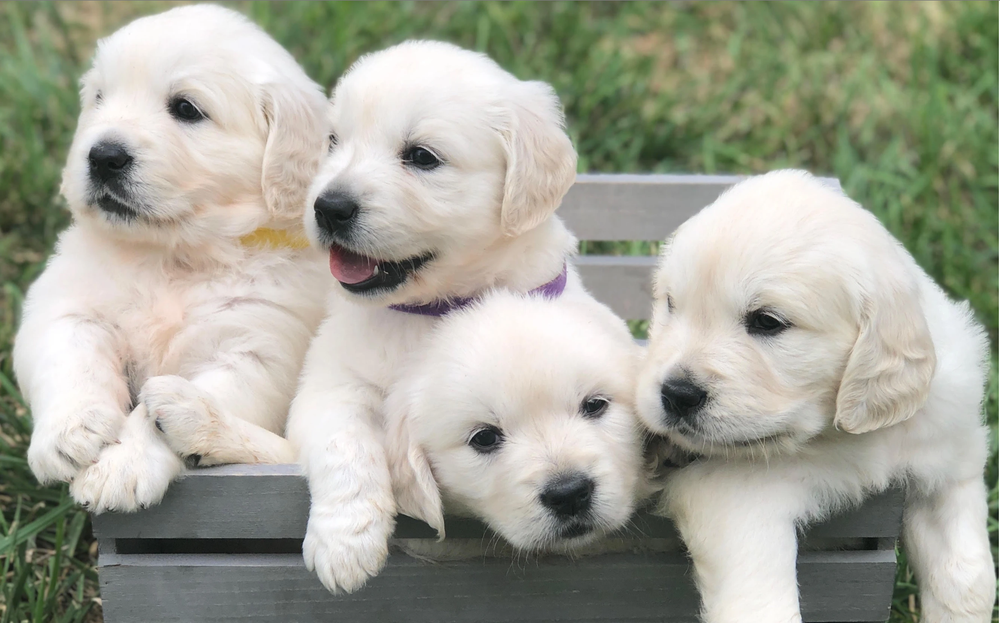
#> input picture assignment_2/englishcreams.png, 1000 x 623 px, shrunk from 1782 x 1110 before the run
$ python reshaping.py
#> lines starting #> are read from the running program, lines starting #| are printed output that depends on the picture
import numpy as np
import matplotlib.pyplot as plt
# import cv2 # doesn't work
from PIL import Image

img = Image.open("englishcreams.png")
#> img is the input picture: PIL image 1000x623 RGBA; mean R, G, B, A 163.7, 164.8, 151.7, 255
pic = np.array(img)
pic = np.delete(pic, 3, axis=2)
# height, width, channels (rgba)

height, width, channels = pic.shape
#> height = 623; width = 1000; channels = 3
print(f'before transpose {pic[:2]} \n shape is {pic.shape} \n \n')
#> (printed output is left out)

# desired shape: channels, height, width

pic_T1 = np.transpose(pic, (2, 0, 1))
print(f'after transpose {pic_T1[:2]} \n shape is {pic_T1.shape}')
#> (printed output is left out)
plt.imshow(pic_T1[1])
plt.show()
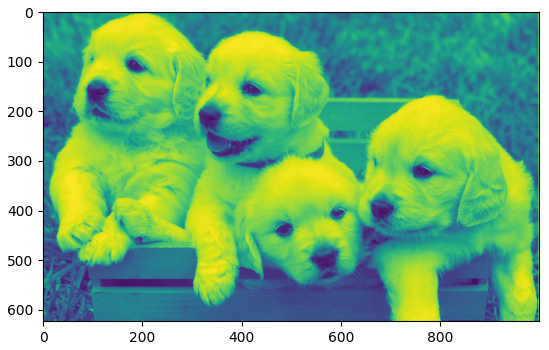
#> figure drawn by matplotlib, 1 panel
